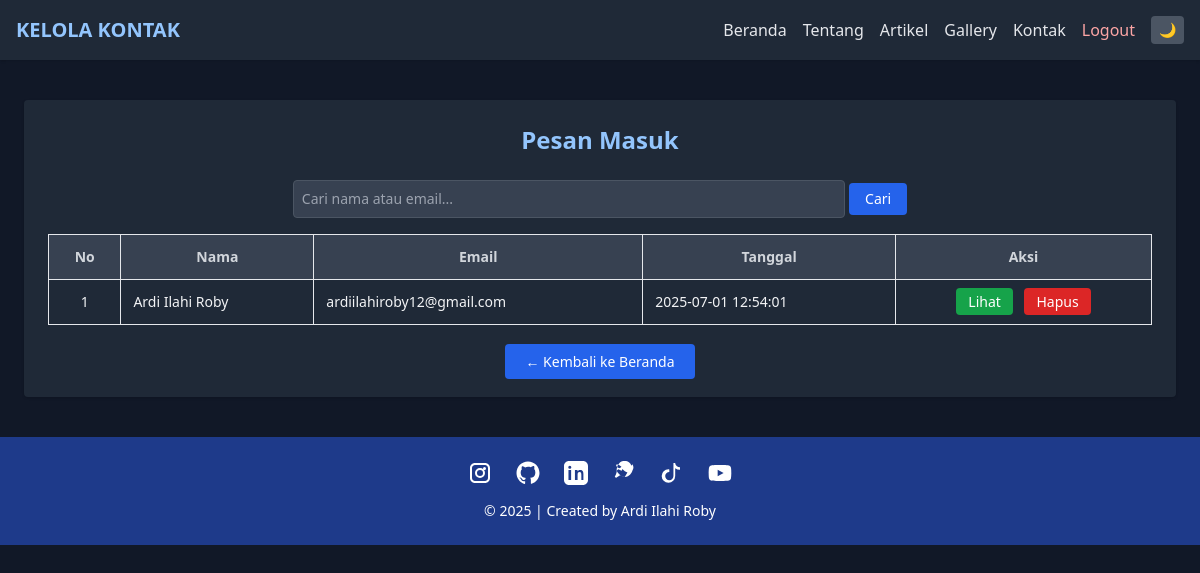
/admin/data_contact.php (signed in), run on the app's committed database.
### tables this page shows
CREATE TABLE `tbl_contact` (
  `id_contact` int(11) NOT NULL,
  `nama` varchar(15) NOT NULL,
  `email` varchar(100) NOT NULL,
  `pesan` text NOT NULL,
  `tanggal_kirim` timestamp NOT NULL DEFAULT current_timestamp()
);

### admin/data_contact.php (the view, shortened to what this page needs)
<?php
require_once("../koneksi.php");
$keyword = isset($_GET['cari']) ? mysqli_real_escape_string($db, $_GET['cari']) : '';
$sql = "SELECT * FROM tbl_contact WHERE nama LIKE '%$keyword%' OR email LIKE '%$keyword%' ORDER BY tanggal_kirim DESC";
$query = mysqli_query($db, $sql);
?>
<!DOCTYPE html>
<html lang="id" class="dark">
<head>
    <script src="https://cdn.tailwindcss.com"></script>
</head>
<body class="bg-gray-100 dark:bg-gray-900 text-gray-800 dark:text-gray-200">
    <nav class="bg-white dark:bg-gray-800 shadow p-4 flex justify-between items-center">
        <h1 class="text-xl font-bold text-blue-700 dark:text-blue-300">KELOLA KONTAK</h1>
        <ul class="flex space-x-4 items-center">
            <a href="beranda_admin.php" class="hover:underline">Beranda</a>
            <a href="about.php" class="hover:underline">Tentang</a>
            <a href="data_artikel.php" class="hover:underline">Artikel</a>
            <a href="data_gallery.php" class="hover:underline">Gallery</a>
            <a href="data_contact.php" class="hover:underline">Kontak</a>
            <a href="logout.php" onclick="return confirm('Apakah Anda yakin ingin keluar?');"
                class="text-red-300 hover:text-white font-medium">Logout</a>
            <button onclick="toggleDarkMode()" class="ml-4 bg-gray-300 dark:bg-gray-600 text-sm px-2 py-1 rounded">
                🌙
            </button>
        </ul>
    </nav>
    <div class="max-w-6xl mx-auto mt-10 p-6 bg-white dark:bg-gray-800 rounded shadow">
        <h2 class="text-2xl font-bold mb-6 text-center text-blue-600 dark:text-blue-300">Pesan Masuk</h2>
        <form method="GET" class="mb-4 text-center">
            <input type="text" name="cari" value="<?= htmlspecialchars($keyword) ?>"
                placeholder="Cari nama atau email..."
                class="p-2 rounded border dark:bg-gray-700 dark:border-gray-600 text-sm w-1/2">
            <button type="submit"
                class="bg-blue-600 text-white px-4 py-1.5 rounded hover:bg-blue-700 text-sm">Cari</button>
        </form>
        <div class="overflow-x-auto mt-4">
            <table class="min-w-full text-sm border border-gray-300 dark:border-gray-700">
                <thead class="bg-gray-100 dark:bg-gray-700 text-gray-700 dark:text-gray-300">
                    <tr>
                        <th class="border p-3">No</th>
                        <th class="border p-3">Nama</th>
                        <th class="border p-3">Email</th>
                        <th class="border p-3">Tanggal</th>
                        <th class="border p-3">Aksi</th>
                    </tr>
                </thead>
                <tbody class="text-gray-800 dark:text-gray-100">
                    <?php
                    $no = 1;
                    if (mysqli_num_rows($query) > 0) {
                        while ($data = mysqli_fetch_assoc($query)) {
                            echo "<tr class='hover:bg-gray-100 dark:hover:bg-gray-700'>";
                            echo "<td class='border p-3 text-center'>{$no}</td>";
                            echo "<td class='border p-3'>" . htmlspecialchars($data['nama']) . "</td>";
                            echo "<td class='border p-3'>" . htmlspecialchars($data['email']) . "</td>";
                            echo "<td class='border p-3'>" . htmlspecialchars($data['tanggal_kirim']) . "</td>";
                            echo "<td class='border p-3 space-x-2 text-center'>
                                <a href='detail_contact.php?id={$data['id_contact']}' class='bg-green-600 hover:bg-green-700 text-white px-3 py-1 rounded'>Lihat</a>
                                <a href='hapus_contact.php?id={$data['id_contact']}' onclick='return confirm(\"Yakin hapus pesan ini?\")' class='bg-red-600 hover:bg-red-700 text-white px-3 py-1 rounded'>Hapus</a>
                              </td>";
                            echo "</tr>";
                            $no++;
                        }
                    } else {
                        echo "<tr><td colspan='5' class='text-center p-4 text-gray-500 dark:text-gray-400'>Tidak ada data ditemukan.</td></tr>";
                    }
                    ?>
                </tbody>
            </table>
        </div>
        <div class="mt-6 text-center">
            <a href="beranda_admin.php" class="bg-blue-600 hover:bg-blue-700 text-white px-5 py-2 rounded text-sm">←
                Kembali ke Beranda</a>
        </div>
    </div>
    <footer class="bg-blue-800 dark:bg-blue-900 text-white text-center py-6 mt-10">
        <div class="flex justify-center space-x-6 mb-4">
            <a href="https://www.instagram.com/ardi_air?igsh=c2RmYzRhcmpqd3Jl" target="_blank"
                class="hover:scale-110 transition-transform">
            </a>
            <a href="https://github.com/ardiilahiroby/portfolio-tailwind-css" target="_blank"
                class="hover:scale-110 transition-transform">
            </a>
            <a href="https://www.linkedin.com/in/ardi-ilahi-roby-3746b224a" target="_blank"
                class="hover:scale-110 transition-transform">
            </a>
            <a href="https://wa.me/qr/JUM66GUQ26MEL1" target="_blank" class="hover:scale-110 transition-transform">
            </a>
            <a href="https://www.tiktok.com/@ardiilahiroby_12" target="_blank"
                class="hover:scale-110 transition-transform">
                <svg xmlns="http://www.w3.org/2000/svg" fill="white" viewBox="0 0 24 24" class="w-6 h-6">
                    <path
                        d="M12.75 2h2.438c.106 1.346.736 2.482 1.727 3.24a5.536 5.536 0 003.085 1.064v2.48a7.925 7.925 0 01-4.812-1.549v7.837a6.75 6.75 0 11-6.75-6.75c.3 0 .593.027.875.075v2.54a4.125 4.125 0 104.125 4.125V2z" />
                </svg>
            </a>
            <a href="https://youtube.com/@ardiilahiroby12" target="_blank" class="hover:scale-110 transition-transform">
            </a>
        </div>
        <p class="text-sm">&copy; <?php echo date('Y'); ?> | Created by Ardi Ilahi Roby</p>
    </footer>
</body>
</html>

### data on the page
tbl_contact: nama "Ardi Ilahi Roby", email "ardiilahiroby12@gmail.com", tanggal_kirim "2025-07-01 12:54:01"
